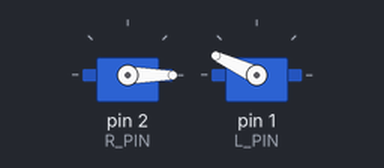
Simulated run of this sketch. Board: Arduino Uno, built with avr-gcc and run on an emulated ATmega328P. Shown: 2 × servo.

Above: at 0.25 s.
Timing chart, 0 to 4.1 s (numbered marks = the images above):
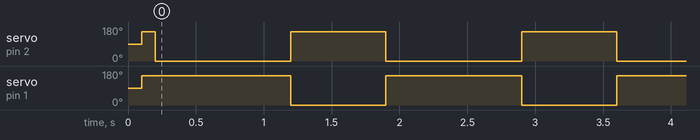

The sketch:

BalloonRobotServoTest.ino
```cpp
// Test program for controlling servos with the tinyduino
// for Balloon Robot

#include <Servo.h>

Servo rightLeg;
Servo leftLeg;

const int R_PIN= 2;
const int L_PIN=1;

const int EXTENDED=155;
const int RETRACTED=0;


void setup() {
  // put your setup code here, to run once:
  rightLeg.attach(R_PIN);
  leftLeg.attach(L_PIN);
  delay(100);
  leftLeg.write(EXTENDED);
  rightLeg.write(EXTENDED);
  delay(100);
}

void loop() {
 rightLeg.write(RETRACTED);
 leftLeg.write(EXTENDED);
 delay(1000);
 rightLeg.write(EXTENDED);
 leftLeg.write(RETRACTED);
 delay(700);

}
```

Measured:
- by itself, servo on pin 2 (R_PIN): repeats every 1.7 s: 0° 1.0 s, 155° 0.70 s
- by itself, servo on pin 1 (L_PIN): alternates 155° for 1.0 s and 0° for 0.70 s
